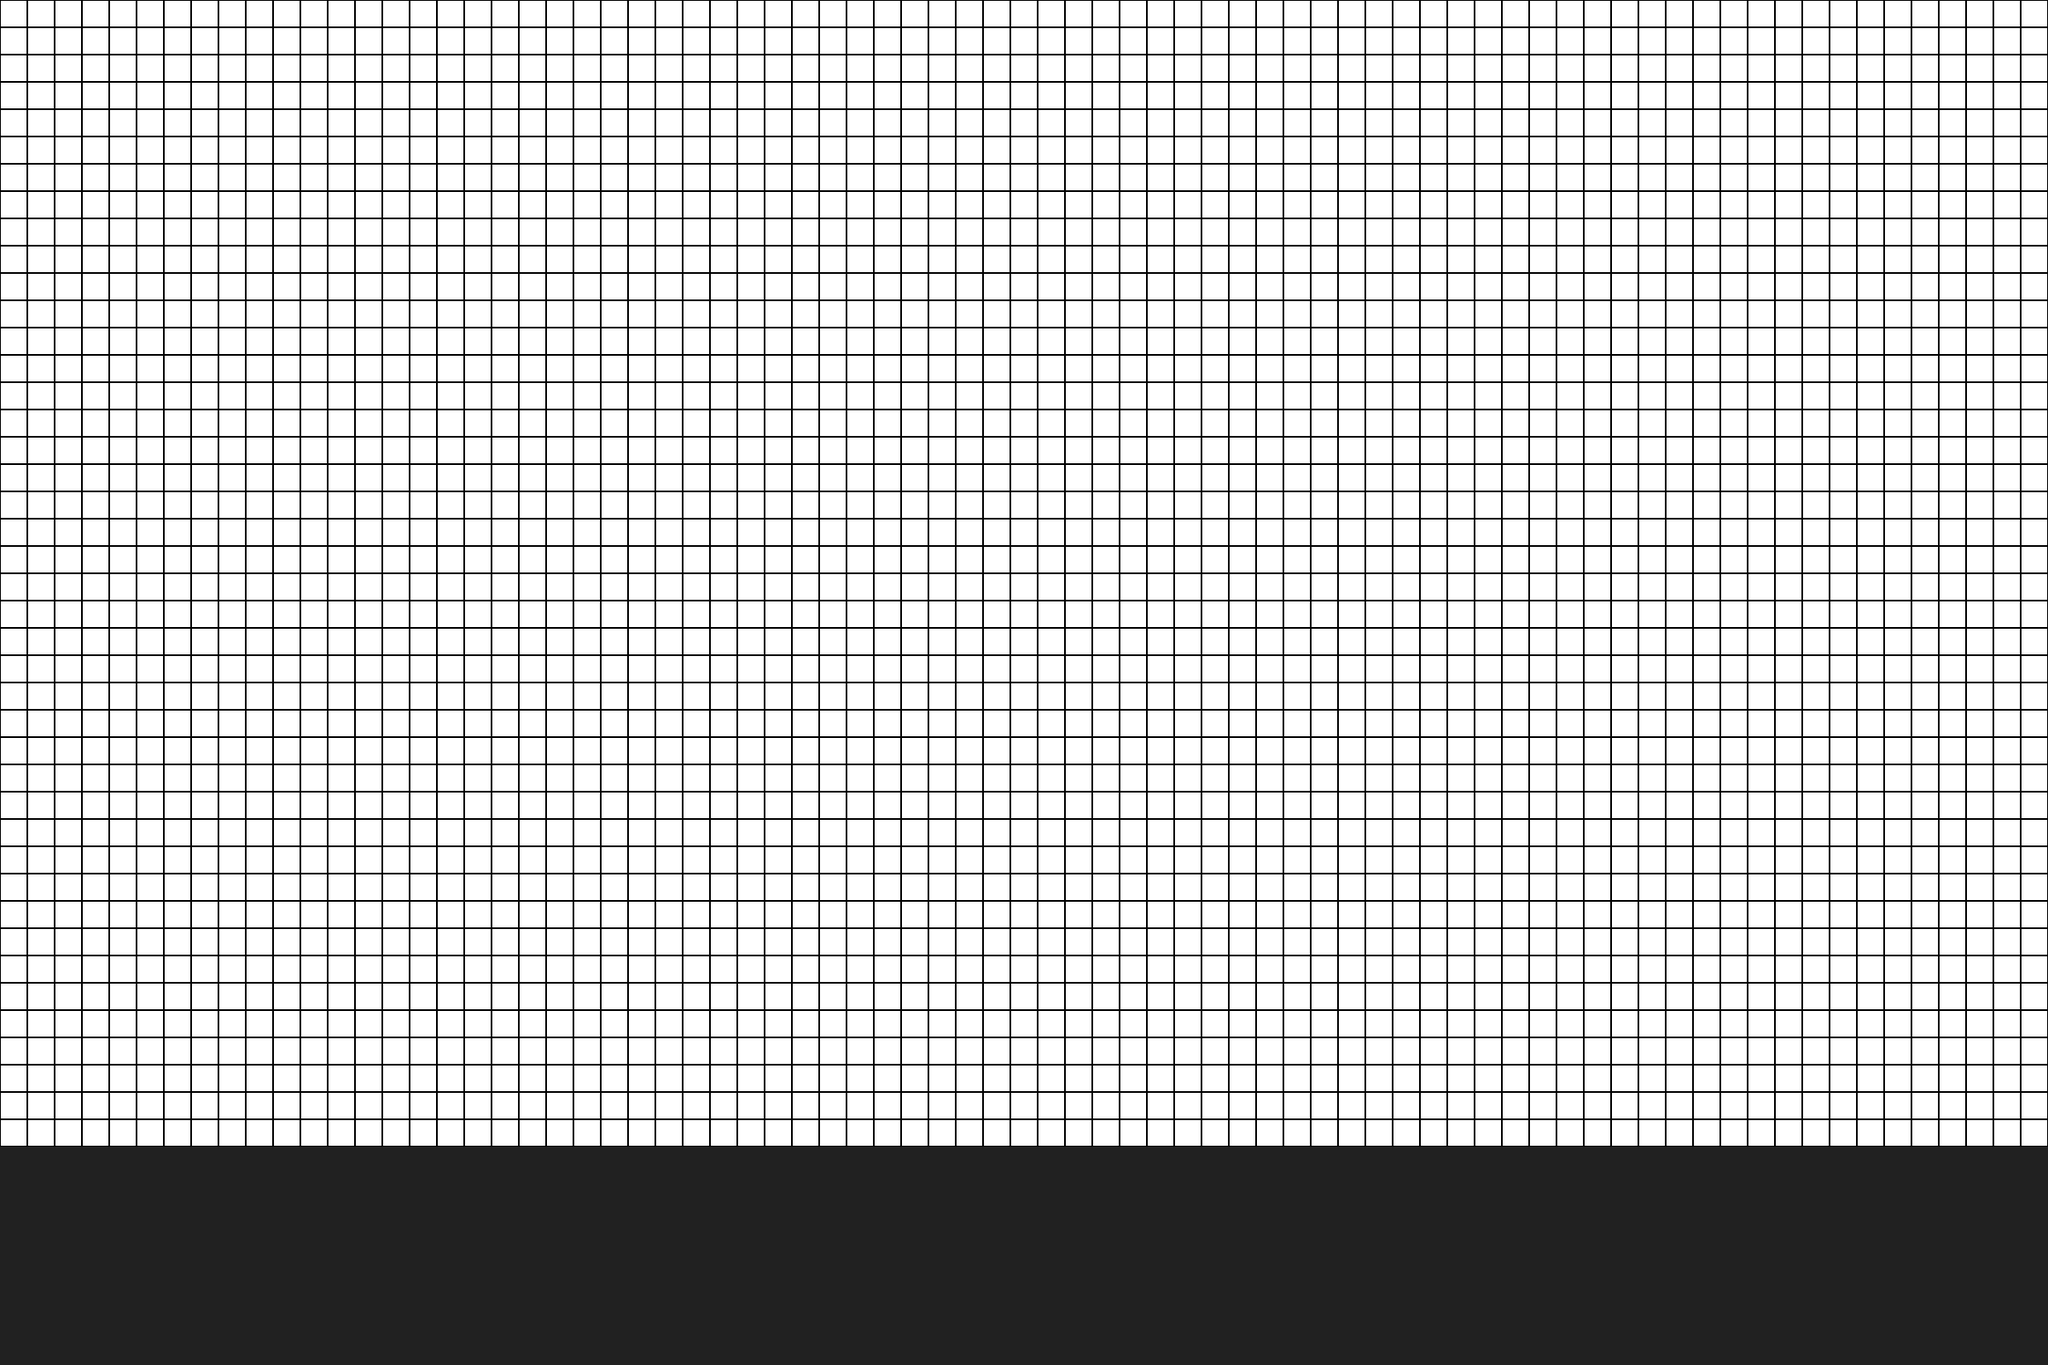

A level layout from a 2D game, rendered from its tile map. Below: a short description, then the map file with tile-grid data replaced by summaries:
An orthogonal 75x50 tile map with 32x32 px tiles, 2 tile layers (Background, Foreground), 2 tilesets and 3 objects (mainPlayer, bossEntity).

<map version="1.2" tiledversion="1.2.3" orientation="orthogonal" renderorder="right-down" width="75" height="50" tilewidth="32" tileheight="32" infinite="0" nextlayerid="5" nextobjectid="5">
 <tileset firstgid="1" source="level2_tileset.tsx" />
 <tileset firstgid="401" source="boss_tileset_thing.tsx" />
 <layer id="2" name="Background" width="75" height="50">
  <data>[3750 cells, 3750 non-empty, 1 distinct tile ids]</data>
 </layer>
 <layer id="1" name="Foreground" width="75" height="50">
  <data>[3750 cells, 600 non-empty, 1 distinct tile ids]</data>
 </layer>
 <objectgroup id="3" name="Entities">
  <object id="2" name="mainPlayer" x="1008" y="960" width="32" height="48">
   <properties>
    <property name="framewidth" type="int" value="32" />
    <property name="image" value="player" />
   </properties>
  </object>
  <object id="4" name="bossEntity" x="1216" y="1275" width="35" height="68">
   <properties>
    <property name="framewidth" type="int" value="34" />
    <property name="image" value="boss" />
   </properties>
  </object>
 </objectgroup>
 <objectgroup id="4" name="collision">
  <object id="3" x="0" y="1344" width="2400" height="256" />
 </objectgroup>
</map>